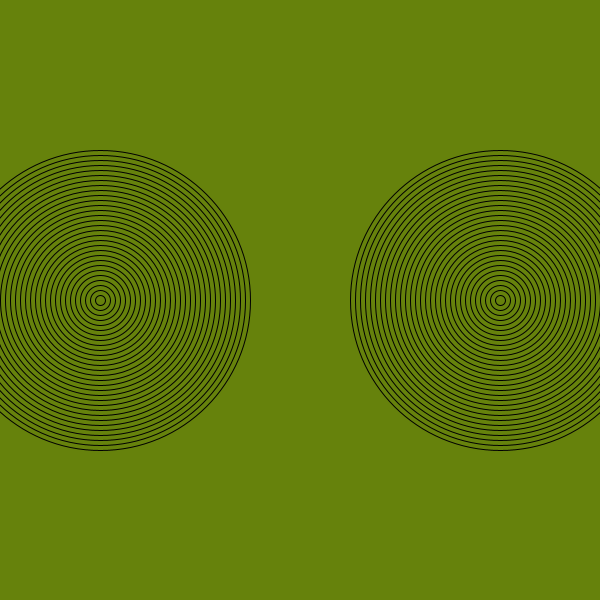
Frame 1 (no input)
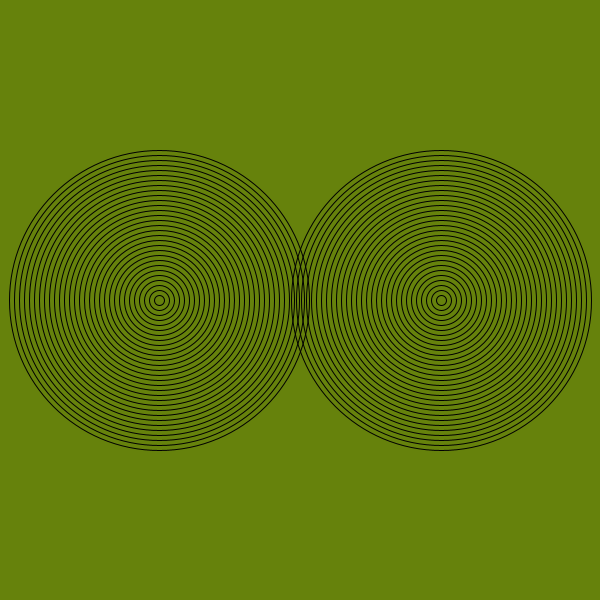
Frame 60 (the mouse pressed at the canvas centre just before this capture)
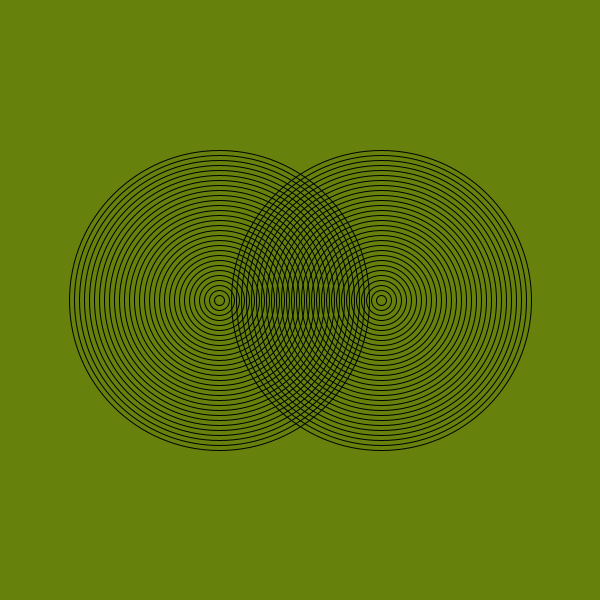
Frame 120 (the mouse held since frame 60 and released just before this capture)

The Processing sketch that drew these frames (run headless with seeded random() and noise(); from frame 60 on, the mouse is pressed at the canvas centre):

// Processing sketch: amazing_rings
// ── amazing_rings.pde
int ellipseX1 = 100;
int ellipseX2 = 500;
int  speed = 1;


void setup(){
  size(600,600);
}

void draw(){
 background(102,130,12);
  
 noFill();
  
  for(int i = 0; i < 30;i++){
   ellipse(ellipseX1,300,300-i*10,300-i*10);
 }
  for(int i = 0; i <30;i++){
   ellipse(ellipseX2,300,300-i*10,300-i*10);
 } 
  
  
  ellipseX1+=speed;
  ellipseX2-=speed;
  
  if(ellipseX1 > width || ellipseX1 < 0){
    speed = -speed;
  }
 
  
  
  
  
  
  
  
  
  
  
  
  
  
  
  
  
  
  
  
  
  
  
  
  
  
};
